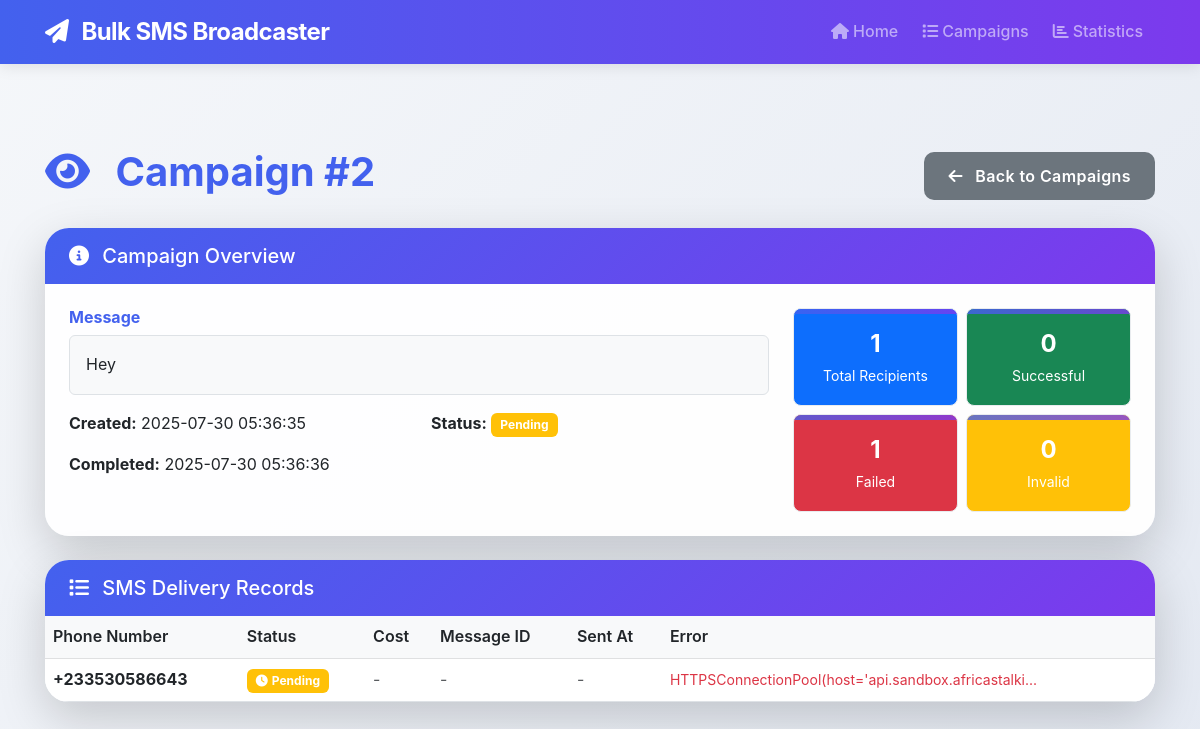
Screenshot of /campaign/2 with the database file from the repository.
### app.py (models this page shows, shortened)
class SMSCampaign(db.Model):
    __tablename__ = "sms_campaigns"
    id = db.Column(db.Integer, primary_key=True)
    message = db.Column(db.Text, nullable=False)
    total_recipients = db.Column(db.Integer, nullable=False, default=0)
    successful_sends = db.Column(db.Integer, nullable=False, default=0)
    failed_sends = db.Column(db.Integer, nullable=False, default=0)
    invalid_numbers = db.Column(db.Integer, nullable=False, default=0)
    total_cost = db.Column(db.Float, nullable=False, default=0.0)
    status = db.Column(db.String(20), nullable=False, default=SMSStatus.PENDING.value)
    created_at = db.Column(db.DateTime, nullable=False, default=datetime.utcnow)
    completed_at = db.Column(db.DateTime, nullable=True)
    sms_records = db.relationship("SMSRecord", backref="campaign", lazy="dynamic", cascade="all, delete-orphan")
    invalid_numbers_rel = db.relationship("InvalidPhoneNumber", backref="campaign", lazy="dynamic", cascade="all, delete-orphan")

class SMSRecord(db.Model):
    __tablename__ = "sms_records"
    id = db.Column(db.Integer, primary_key=True)
    campaign_id = db.Column(db.Integer, db.ForeignKey("sms_campaigns.id"), nullable=False)
    phone_number = db.Column(db.String(20), nullable=False)
    status = db.Column(db.String(20), nullable=False, default=SMSStatus.PENDING.value)
    message_id = db.Column(db.String(100), nullable=True)  # From SMS provider
    cost = db.Column(db.Float, nullable=True)
    error_message = db.Column(db.Text, nullable=True)
    sent_at = db.Column(db.DateTime, nullable=True)
    created_at = db.Column(db.DateTime, nullable=False, default=datetime.utcnow)

### app.py (the view)
@app.route('/campaign/<int:campaign_id>')
def campaign_details(campaign_id):
    campaign = SMSCampaign.query.get_or_404(campaign_id)
    sms_records = SMSRecord.query.filter_by(campaign_id=campaign_id).all()
    invalid_numbers = InvalidPhoneNumber.query.filter_by(campaign_id=campaign_id).all()
    return render_template('campaign_details.html',
                         campaign=campaign,
                         sms_records=sms_records,
                         invalid_numbers=invalid_numbers)

### templates/campaign_details.html (shortened to what this page needs)
<!DOCTYPE html>
<html lang="en">
<head>
    <link href="https://cdn.jsdelivr.net/npm/bootstrap@5.3.0/dist/css/bootstrap.min.css" rel="stylesheet">
    <link rel="stylesheet" href="https://cdnjs.cloudflare.com/ajax/libs/font-awesome/6.4.0/css/all.min.css">
    <link rel="stylesheet" href="{{ url_for('static', filename='css/style.css') }}">
</head>
<body>
    <nav class="navbar navbar-expand-lg navbar-dark bg-primary fixed-top">
        <div class="container">
            <a class="navbar-brand fw-bold" href="{{ url_for('index') }}">
                <i class="fas fa-paper-plane me-2"></i>
                Bulk SMS Broadcaster
            </a>
            <div class="navbar-nav ms-auto">
                <a class="nav-link" href="{{ url_for('index') }}">
                    <i class="fas fa-home me-1"></i>Home
                </a>
                <a class="nav-link" href="{{ url_for('campaigns') }}">
                    <i class="fas fa-list me-1"></i>Campaigns
                </a>
                <a class="nav-link" href="{{ url_for('statistics') }}">
                    <i class="fas fa-chart-bar me-1"></i>Statistics
                </a>
            </div>
        </div>
    </nav>
    <div class="container mt-5 pt-4">
        <div class="row">
            <div class="col-12">
                <div class="d-flex justify-content-between align-items-center mb-4">
                    <h1 class="display-6 fw-bold text-primary">
                        <i class="fas fa-eye me-3"></i>
                        Campaign #{{ campaign.id }}
                    </h1>
                    <a href="{{ url_for('campaigns') }}" class="btn btn-secondary">
                        <i class="fas fa-arrow-left me-2"></i>
                        Back to Campaigns
                    </a>
                </div>
                <div class="card shadow-lg border-0 rounded-4 mb-4">
                    <div class="card-header bg-gradient-primary text-white py-3">
                        <h5 class="mb-0">
                            <i class="fas fa-info-circle me-2"></i>
                            Campaign Overview
                        </h5>
                    </div>
                    <div class="card-body">
                        <div class="row">
                            <div class="col-md-8">
                                <h6 class="fw-bold text-primary">Message</h6>
                                <div class="border rounded p-3 bg-light mb-3">
                                    {{ campaign.message }}
                                </div>
                                <div class="row">
                                    <div class="col-md-6">
                                        <p><strong>Created:</strong> {{ campaign.created_at.strftime('%Y-%m-%d %H:%M:%S') }}</p>
                                        {% if campaign.completed_at %}
                                        <p><strong>Completed:</strong> {{ campaign.completed_at.strftime('%Y-%m-%d %H:%M:%S') }}</p>
                                        {% endif %}
                                    </div>
                                    <div class="col-md-6">
                                        <p><strong>Status:</strong>
                                            {% if campaign.status.value == 'success' %}
                                                <span class="badge bg-success">Complete</span>
                                            {% elif campaign.status.value == 'failed' %}
                                                <span class="badge bg-danger">Failed</span>
                                            {% else %}
                                                <span class="badge bg-warning">Pending</span>
                                            {% endif %}
                                        </p>
                                    </div>
                                </div>
                            </div>
                            <div class="col-md-4">
                                <div class="row g-2">
                                    <div class="col-6">
                                        <div class="stat-card bg-primary text-white rounded-3 p-3 text-center">
                                            <div class="fw-bold fs-4">{{ campaign.total_recipients }}</div>
                                            <small>Total Recipients</small>
                                        </div>
                                    </div>
                                    <div class="col-6">
                                        <div class="stat-card bg-success text-white rounded-3 p-3 text-center">
                                            <div class="fw-bold fs-4">{{ campaign.successful_sends }}</div>
                                            <small>Successful</small>
                                        </div>
                                    </div>
                                    <div class="col-6">
                                        <div class="stat-card bg-danger text-white rounded-3 p-3 text-center">
                                            <div class="fw-bold fs-4">{{ campaign.failed_sends }}</div>
                                            <small>Failed</small>
                                        </div>
                                    </div>
                                    <div class="col-6">
                                        <div class="stat-card bg-warning text-white rounded-3 p-3 text-center">
                                            <div class="fw-bold fs-4">{{ campaign.invalid_numbers }}</div>
                                            <small>Invalid</small>
                                        </div>
                                    </div>
                                </div>
                            </div>
                        </div>
                    </div>
                </div>
                {% if sms_records %}
                <div class="card shadow-lg border-0 rounded-4 mb-4">
                    <div class="card-header bg-gradient-primary text-white py-3">
                        <h5 class="mb-0">
                            <i class="fas fa-list me-2"></i>
                            SMS Delivery Records
                        </h5>
                    </div>
                    <div class="card-body p-0">
                        <div class="table-responsive">
                            <table class="table table-hover mb-0">
                                <thead class="table-light">
                                    <tr>
                                        <th>Phone Number</th>
                                        <th>Status</th>
                                        <th>Cost</th>
                                        <th>Message ID</th>
                                        <th>Sent At</th>
                                        <th>Error</th>
                                    </tr>
                                </thead>
                                <tbody>
                                    {% for record in sms_records %}
                                    <tr>
                                        <td class="fw-bold">{{ record.phone_number }}</td>
                                        <td>
                                            {% if record.status.value == 'success' %}
                                                <span class="badge bg-success">
                                                    <i class="fas fa-check me-1"></i>Success
                                                </span>
                                            {% elif record.status.value == 'failed' %}
                                                <span class="badge bg-danger">
                                                    <i class="fas fa-times me-1"></i>Failed
                                                </span>
                                            {% else %}
                                                <span class="badge bg-warning">
                                                    <i class="fas fa-clock me-1"></i>Pending
                                                </span>
                                            {% endif %}
                                        </td>
                                        <td>
                                            {% if record.cost %}
                                                <span class="text-success">{{ "%.3f"|format(record.cost) }} KES</span>
                                            {% else %}
                                                <span class="text-muted">-</span>
                                            {% endif %}
                                        </td>
                                        <td>
                                            {% if record.message_id %}
                                                <code class="text-muted">{{ record.message_id[:20] }}...</code>
                                            {% else %}
                                                <span class="text-muted">-</span>
                                            {% endif %}
                                        </td>
                                        <td>
                                            {% if record.sent_at %}
                                                <small>{{ record.sent_at.strftime('%H:%M:%S') }}</small>
                                            {% else %}
                                                <span class="text-muted">-</span>
                                            {% endif %}
                                        </td>
                                        <td>
                                            {% if record.error_message %}
                                                <span class="text-danger small">{{ record.error_message[:50] }}{% if record.error_message|length > 50 %}...{% endif %}</span>
                                            {% else %}
                                                <span class="text-muted">-</span>
                                            {% endif %}
                                        </td>
                                    </tr>
                                    {% endfor %}
                                </tbody>
                            </table>
                        </div>
                    </div>
                </div>
                {% endif %}
            </div>
        </div>
    </div>
</body>
</html>

### static/css/style.css (style rules this page uses)
:root { --primary-color: #4361ee; --accent-color: #7c3aed; --secondary-color: #6c757d; --success-color: #10b981; --danger-color: #ef4444; --warning-color: #f59e0b; --info-color: #3b82f6; --light-color: #f8f9fa; --dark-color: #212529; --body-bg: linear-gradient(135deg, #f5f7fa 0%, #e4e9f2 100%); --card-bg: rgba(255, 255, 255, 0.95); --border-radius: 16px; --box-shadow: 0 10px 30px rgba(0, 0, 0, 0.08); --transition-fast: 0.2s ease; --transition-normal: 0.3s ease; --transition-slow: 0.5s cubic-bezier(0.19, 1, 0.22, 1); }
body { font-family: 'Inter', 'Segoe UI', Tahoma, Geneva, Verdana, sans-serif; background: var(--body-bg); min-height: 100vh; padding-top: 76px; color: var(--dark-color); line-height: 1.6; }
.container { width: 100%; max-width: 1200px; margin: 0 auto; padding: 0 15px; box-sizing: border-box; }
.navbar { box-shadow: 0 2px 15px rgba(0, 0, 0, 0.1); backdrop-filter: blur(10px); -webkit-backdrop-filter: blur(10px); }
.navbar-brand { font-size: 1.5rem; letter-spacing: -0.025em; font-weight: 700; }
.navbar-dark.bg-primary { background: linear-gradient(90deg, var(--primary-color), var(--accent-color)) !important; }
.nav-link { font-weight: 500; padding: 0.5rem 1rem; border-radius: 8px; transition: all 0.3s ease; margin: 0 0.25rem; }
.bg-gradient-primary { background: linear-gradient(135deg, var(--primary-color) 0%, var(--accent-color) 100%); }
.card { border: none; border-radius: var(--border-radius); box-shadow: var(--box-shadow); transition: all 0.4s cubic-bezier(0.165, 0.84, 0.44, 1); background-color: var(--card-bg); overflow: hidden; }
.card-header { border: none; font-weight: 600; padding: 1.25rem 1.5rem; }
.card-body { padding: 1.5rem; }
.btn { font-weight: 600; letter-spacing: 0.025em; transition: all 0.3s ease; border: none; border-radius: 10px; padding: 0.75rem 1.5rem; position: relative; overflow: hidden; z-index: 1; }
.btn::after { content: ''; position: absolute; top: 0; left: 0; width: 100%; height: 100%; background: rgba(255, 255, 255, 0.1); z-index: -1; transform: scale(0); transition: transform 0.5s cubic-bezier(0.19, 1, 0.22, 1); border-radius: 10px; }
.btn i { transition: transform 0.3s ease; }
.stat-card { text-align: center; padding: 1.75rem; border-radius: var(--border-radius); transition: var(--transition-normal); position: relative; overflow: hidden; border: 1px solid #e9ecef; height: 100%; }
.stat-card::before { content: ''; position: absolute; top: 0; left: 0; width: 100%; height: 5px; background: linear-gradient(90deg, var(--primary-color), var(--accent-color)); opacity: 0.8; }
@media (max-width: 1200px) { .container { max-width: 95%; padding: 0 15px; } }
.table { margin-bottom: 0; }
.table th { border-top: none; font-weight: 600; color: var(--dark-color); }
.badge { font-size: 0.75em; padding: 0.5em 0.75em; }
.text-primary { color: var(--primary-color) !important; }
.rounded-4 { border-radius: 1.5rem !important; }
.shadow-lg { box-shadow: 0 1rem 3rem rgba(0, 0, 0, 0.175) !important; }

### rows the page displays
SMSCampaign: id "2", message "Hey", created_at "2025-07-30 05:36:35", completed_at "2025-07-30 05:36:36", total_recipients "1", successful_sends "0", failed_sends "1", invalid_numbers "0"
SMSRecord: phone_number "+233530586643", status "failed" (drawn), error_message "HTTPSConnectionPool(host='api.sandbox.africastalki"
